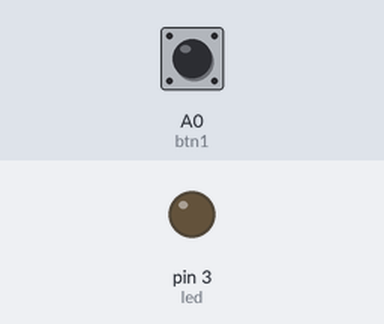
This sketch was run on a simulated Arduino Uno, built with avr-gcc and run on an emulated ATmega328P. On the bench: output pins drawn as LEDs (lit = HIGH). Dashed ring = blinking. The test bench sets the inputs (shaded band); at power-on: A0 (btn1) LOW.

Above: at 1.2 s.
1.3 s: A0 (btn1) pulled HIGH for 1 s
At 2.9 s:
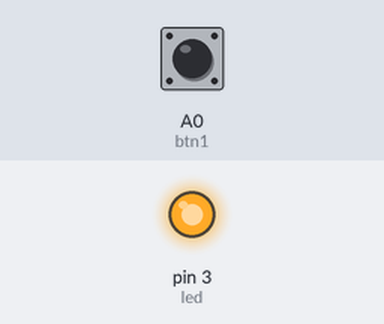
4.3 s: A0 (btn1) pulled HIGH for 3.2 s
At 4.51 s:
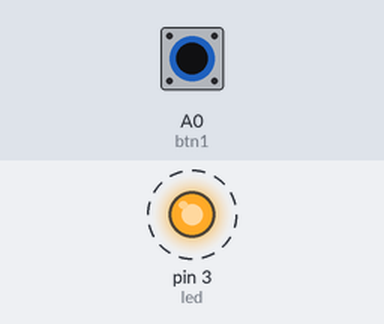
Timing chart, 0 to 9.0 s (numbered marks = the images above; inputs shaded):
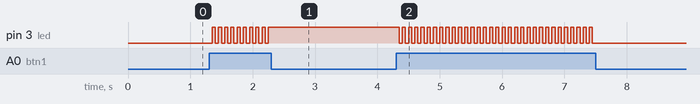

The sketch:

sketch_aug04a.ino
```cpp
#define led 3
#define btn1 A0
bool opcion = false;

void setup() {
  // put your setup code here, to run once:
  pinMode(led,OUTPUT);
  pinMode(btn1,INPUT);
}

void loop() {
  // put your main code here, to run repeatedly:
  if(digitalRead(btn1)){
    delay(50);
    if(digitalRead(btn1))
      opcion = !opcion;
  }
  if(opcion){
    digitalWrite(led,HIGH);
  }
  else{
    digitalWrite(led,LOW);
  }
}
```

Measured:
- after the input at 1.3 s, pin 3 (led): alternates HIGH for 0.05 s and LOW for 0.05 s, 19 changes in all, then stays HIGH, starting after 0.05 s
- after the input at 4.3 s, pin 3 (led): alternates HIGH for 0.05 s and LOW for 0.05 s, 63 changes in all, then stays LOW, starting after 0.05 s
